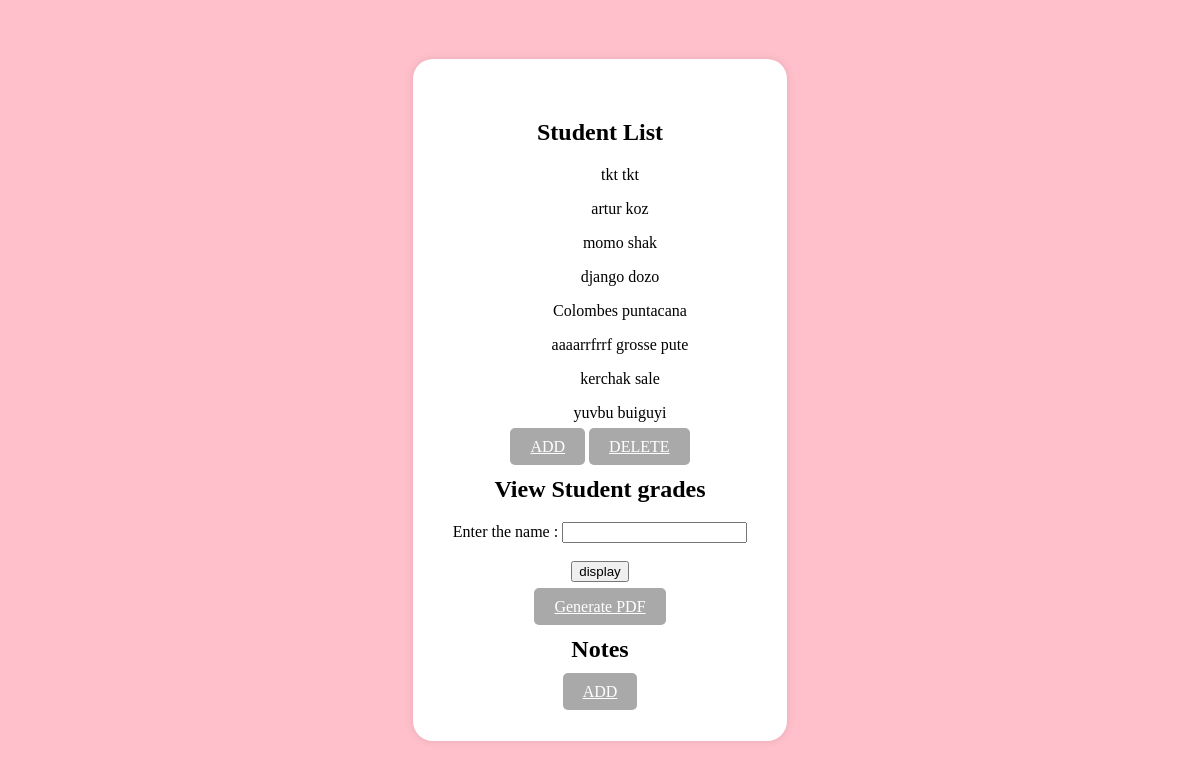
/, run on an earlier commit of the app's database.
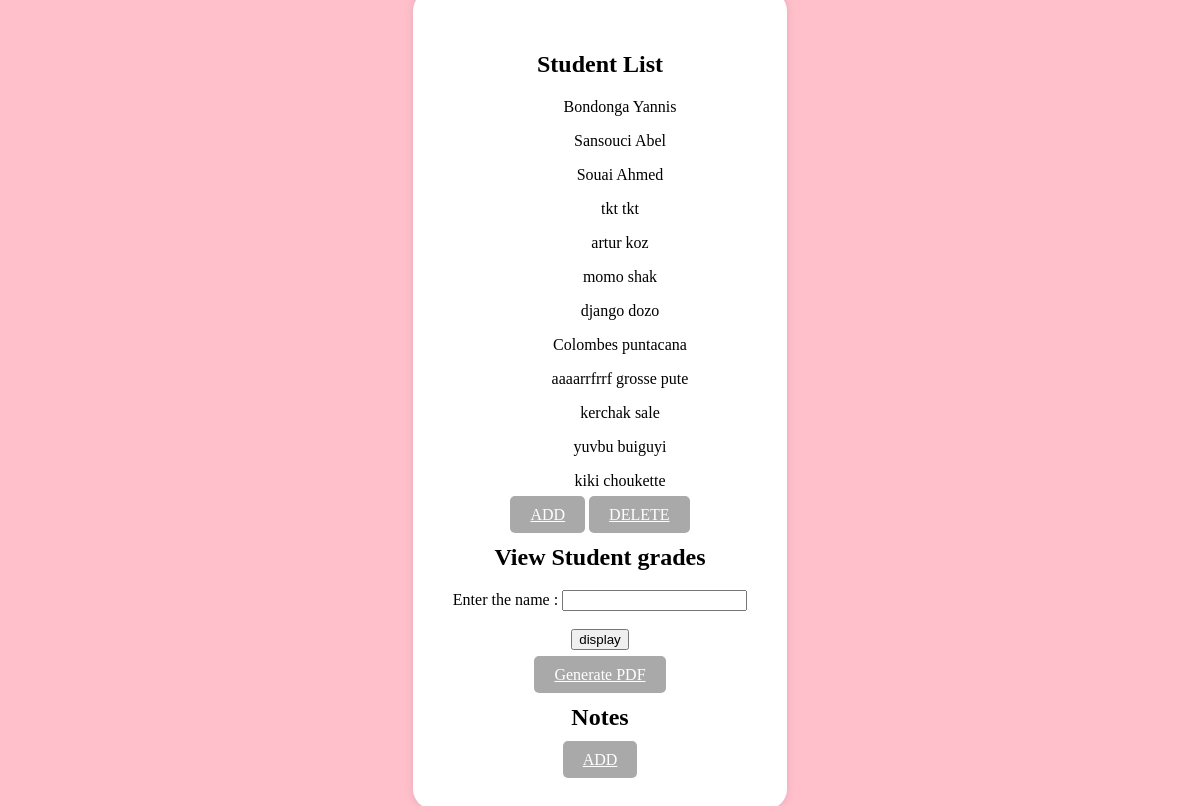
And on a later commit of the database.
### home/models.py (models this page shows, shortened)
class student(models.Model):
	name = models.CharField(max_length=150)
	first_name = models.CharField(max_length=150)
	student_code = models.CharField(max_length=150, unique=True)

### home/views.py (the view, shortened to what this page needs)
# urls.py: path('', test, name ='home'),
def test(request, *args, **kwargs):
    students = student.objects.all()
    context = {
    'students': students,
    }
    return render(request, 'home/detail.html', context)

### home/templates/home/detail.html (shortened to what this page needs)
{% extends 'home/index.html' %}
{% block content %}
    {% for student_instance in students %}
        <ul>{{ student_instance.name }} {{ student_instance.first_name }}</ul>
    {% endfor %}
    <a id="ajouterButton" href="/create-student" class="button">ADD</a>
    <a id="delButton" href="/delete-student" class="button">DELETE</a>
    <h2>View Student grades</h2>
{% endblock %}

What changed in the data, as far as the page shows it:
added student: name "Bondonga", first_name "Yannis"
added student: name "Sansouci", first_name "Abel"
added student: name "Souai", first_name "Ahmed"
added student: name "kiki", first_name "choukette"
